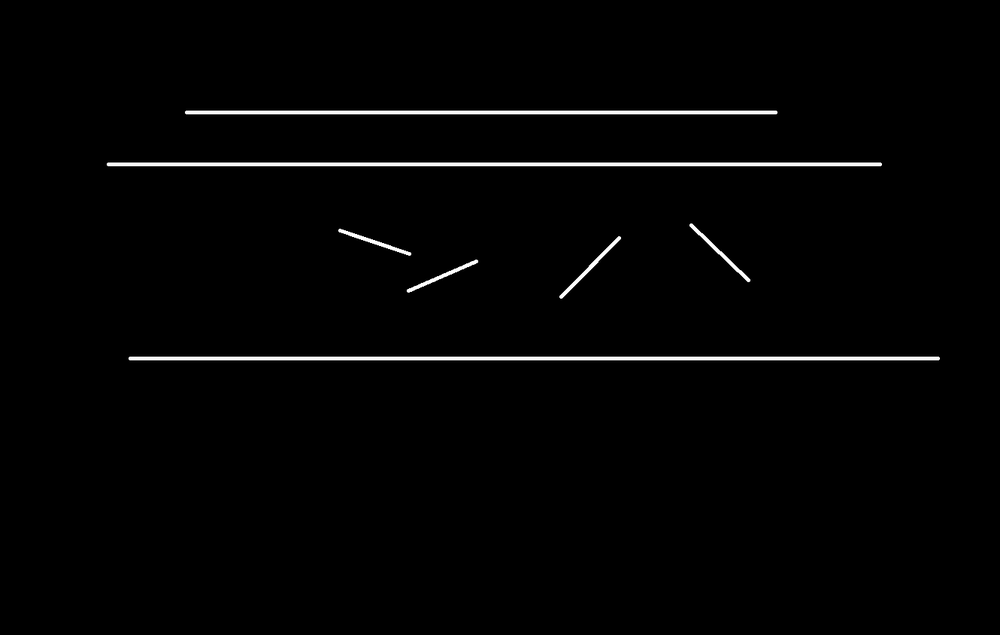
#> input picture image.png, 1000 x 635 px, shrunk from 1330 x 844 before the run
$ python line_detection.py
#> lines starting #> are read from the running program, lines starting #| are printed output that depends on the picture; after the words box and inside, x2 and y2 are one past the last pixel; in counts of white or black regions, pixels touching at a corner belong together
import cv2
import numpy as np

img = cv2.imread('image.png')
#> img is the input picture: shape (635, 1000, 3); min 0, max 255, mean 3.7
gray = cv2.cvtColor(img,cv2.COLOR_BGR2GRAY)
edges = cv2.Canny(gray,50,150,apertureSize = 3)
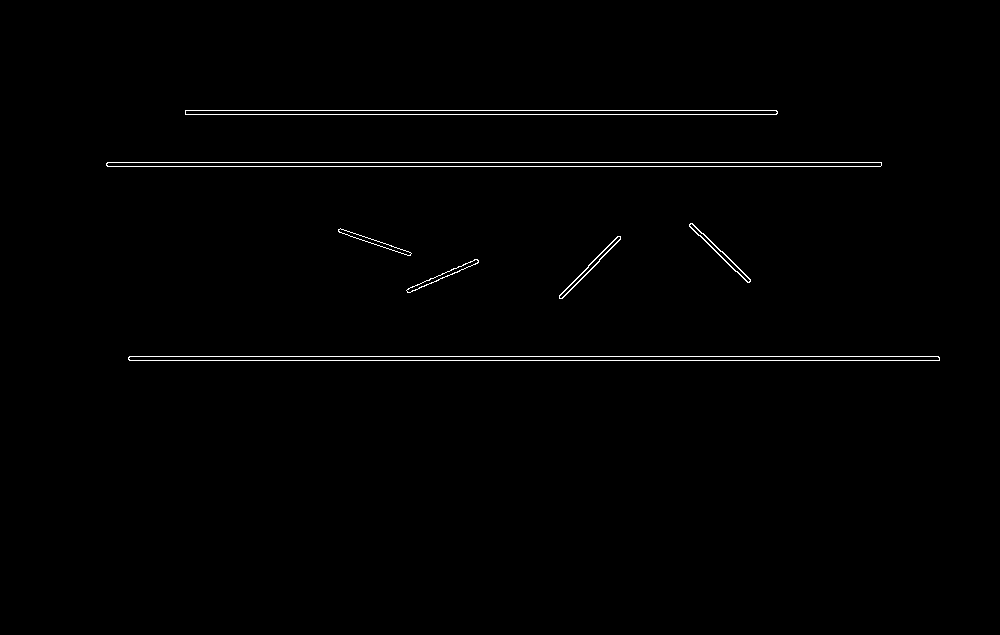
#> edges: shape (635, 1000); 0.82% white in thin lines or dots, all inside (x1, y1, x2, y2) = (106, 110, 940, 361)
